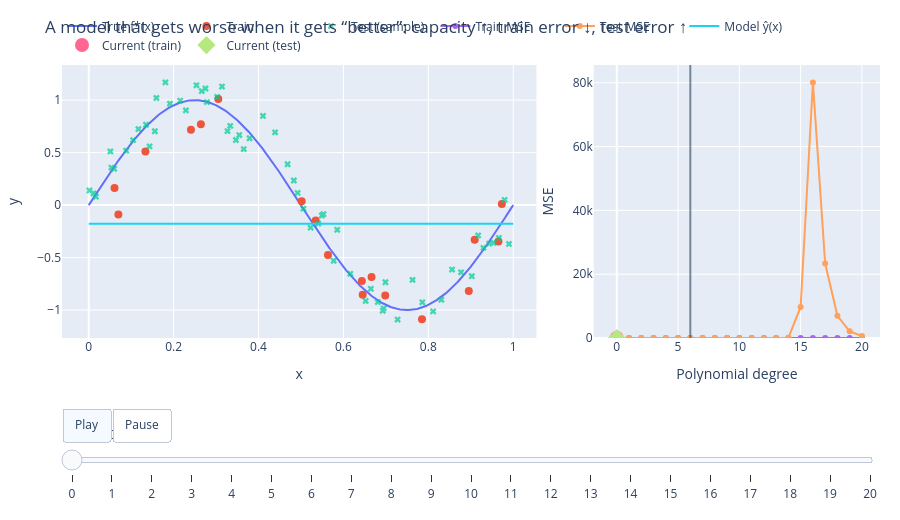

Notebook source saved alongside this figure:
### Code cell
# Animated: "A model that gets worse when it gets 'better'"
# Fixes:
#  1) Train/Test samples NEVER disappear during animation (we only update specific traces by index).
#  2) Play/Pause + slider are placed UNDER the figure (in the bottom margin).

import numpy as np
import plotly.graph_objects as go

# -----------------------------
# 1) Data: fixed train/test split
# -----------------------------
rng = np.random.default_rng(3151)

def f_true(x):
    return np.sin(2*np.pi*x)

n_train, n_test = 18, 250
sigma = 0.18

x_train = np.sort(rng.uniform(0, 1, n_train))
y_train = f_true(x_train) + rng.normal(0, sigma, n_train)

x_test = np.sort(rng.uniform(0, 1, n_test))
y_test = f_true(x_test) + rng.normal(0, sigma, n_test)

x_grid = np.linspace(0, 1, 500)
y_grid_true = f_true(x_grid)

# -----------------------------
# 2) Polynomial regression (least squares)
# -----------------------------
def poly_design(x, deg):
    x = np.asarray(x)
    return np.vstack([x**k for k in range(deg + 1)]).T  # [1, x, x^2, ..., x^deg]

def fit_poly(x, y, deg):
    X = poly_design(x, deg)
    w, *_ = np.linalg.lstsq(X, y, rcond=None)
    return w

def predict_poly(w, x):
    deg = len(w) - 1
    return poly_design(x, deg) @ w

def mse(yhat, y):
    e = yhat - y
    return float(np.mean(e * e))

degrees = list(range(0, 21))

pred_grid = []
train_mse = []
test_mse = []

for d in degrees:
    w = fit_poly(x_train, y_train, d)
    pred_grid.append(predict_poly(w, x_grid))

    train_mse.append(mse(predict_poly(w, x_train), y_train))
    test_mse.append(mse(predict_poly(w, x_test), y_test))

best_test_idx = int(np.argmin(test_mse))
best_test_deg = degrees[best_test_idx]

# -----------------------------
# 3) Build figure with persistent traces + animated traces
#    IMPORTANT: we will update ONLY specific traces by index in frames,
#    so the sample points never disappear.
# -----------------------------

# Persistent (static) traces — these should NEVER change / disappear
true_trace = go.Scatter(
    x=x_grid, y=y_grid_true,
    mode="lines",
    name="True f*(x)",
    hoverinfo="skip",
)

train_pts_trace = go.Scatter(
    x=x_train, y=y_train,
    mode="markers",
    name="Train",
    marker=dict(size=8, symbol="circle"),
)

test_pts_trace = go.Scatter(
    x=x_test[::4], y=y_test[::4],   # visual subsample
    mode="markers",
    name="Test (sample)",
    marker=dict(size=6, symbol="x"),
    opacity=0.7,
)

train_mse_curve = go.Scatter(
    x=degrees, y=train_mse,
    mode="lines+markers",
    name="Train MSE",
    xaxis="x2", yaxis="y2",
)

test_mse_curve = go.Scatter(
    x=degrees, y=test_mse,
    mode="lines+markers",
    name="Test MSE",
    xaxis="x2", yaxis="y2",
)

# Animated traces — these WILL be updated each frame
init_i = 0
init_d = degrees[init_i]

model_curve = go.Scatter(
    x=x_grid, y=pred_grid[init_i],
    mode="lines",
    name="Model ŷ(x)",
)

cur_train_marker = go.Scatter(
    x=[init_d], y=[train_mse[init_i]],
    mode="markers",
    name="Current (train)",
    xaxis="x2", yaxis="y2",
    marker=dict(size=14),
)

cur_test_marker = go.Scatter(
    x=[init_d], y=[test_mse[init_i]],
    mode="markers",
    name="Current (test)",
    xaxis="x2", yaxis="y2",
    marker=dict(size=14, symbol="diamond"),
)

# Assemble in a known order so we can reference indices reliably
traces = [
    true_trace,            # idx 0 (static)
    train_pts_trace,       # idx 1 (static)
    test_pts_trace,        # idx 2 (static)
    train_mse_curve,       # idx 3 (static)
    test_mse_curve,        # idx 4 (static)
    model_curve,           # idx 5 (animated)
    cur_train_marker,      # idx 6 (animated)
    cur_test_marker,       # idx 7 (animated)
]

fig = go.Figure(data=traces)

# Helpful static vertical reference line at best test degree (on the right panel)
fig.add_vline(
    x=best_test_deg,
    xref="x2",
    line_width=2,
    opacity=0.6,
)

# -----------------------------
# 4) Frames: update ONLY traces 5, 6, 7 so points never disappear
# -----------------------------
frames = []
for i, d in enumerate(degrees):
    text = (
        f"<b>Degree = {d}</b><br>"
        f"Train MSE = {train_mse[i]:.4f}<br>"
        f"Test MSE = {test_mse[i]:.4f}"
    )
    if d > best_test_deg:
        text += f"<br><span style='font-size:0.95em'>⚠️ Past best test degree ({best_test_deg})</span>"

    frames.append(
        go.Frame(
            name=str(d),
            data=[
                go.Scatter(x=x_grid, y=pred_grid[i]),          # updates trace idx 5
                go.Scatter(x=[d], y=[train_mse[i]]),           # updates trace idx 6
                go.Scatter(x=[d], y=[test_mse[i]]),            # updates trace idx 7
            ],
            traces=[5, 6, 7],  # <-- key line: only update these traces
            layout=go.Layout(
                annotations=[
                    go.layout.Annotation(
                        x=0.02, y=0.98,
                        xref="paper", yref="paper",
                        xanchor="left", yanchor="top",
                        text=text,
                        showarrow=False,
                        align="left",
                        borderwidth=1,
                    )
                ]
            )
        )
    )

fig.frames = frames

# -----------------------------
# 5) Layout: two panels + controls UNDER the figure
# -----------------------------
fig.update_layout(
    title="A model that gets worse when it gets “better”: capacity ↑, train error ↓, test error ↑",
    height=520,

    # Extra bottom margin so slider + buttons sit under the plotting area
    margin=dict(l=40, r=20, t=60, b=140),

    legend=dict(orientation="h", yanchor="bottom", y=1.02, xanchor="left", x=0),

    # Left panel axes
    xaxis=dict(title="x", domain=[0.0, 0.58]),
    yaxis=dict(title="y", domain=[0.0, 1.0]),

    # Right panel axes
    xaxis2=dict(title="Polynomial degree", domain=[0.65, 1.0], anchor="y2"),
    yaxis2=dict(title="MSE", domain=[0.0, 1.0], anchor="x2", rangemode="tozero"),

    # Play/Pause controls UNDER the figure (in bottom margin)
    updatemenus=[
        dict(
            type="buttons",
            direction="left",
            x=0.0, y=-0.22,           # <- under plot
            xanchor="left", yanchor="top",
            pad=dict(r=10, t=10),
            buttons=[
                dict(
                    label="Play",
                    method="animate",
                    args=[None, dict(
                        frame=dict(duration=450, redraw=True),
                        transition=dict(duration=150),
                        fromcurrent=True,
                        mode="immediate",
                    )],
                ),
                dict(
                    label="Pause",
                    method="animate",
                    args=[[None], dict(
                        frame=dict(duration=0, redraw=False),
                        transition=dict(duration=0),
                        mode="immediate",
                    )],
                ),
            ],
        )
    ],

    # Slider just ABOVE the buttons (still under the plot, inside bottom margin)
    sliders=[
        dict(
            active=0,
            x=0.0, y=-0.20,
            xanchor="left",
            len=1.0,
            currentvalue=dict(prefix="Degree: "),
            pad=dict(t=30, b=10),
            steps=[
                dict(
                    method="animate",
                    args=[[str(d)], dict(
                        frame=dict(duration=0, redraw=True),
                        transition=dict(duration=0),
                        mode="immediate",
                    )],
                    label=str(d),
                )
                for d in degrees
            ],
        )
    ],
)

fig.show()

### Figure 1 — Plotly figure (JSON) as saved in the notebook; plotly's stock layout.template omitted (floating-point values rounded to 4 significant figures; data arrays with more than 128 entries replaced by an {"elided": "..."} marker saying what was removed)
{"data": [{"hoverinfo": "skip", "mode": "lines", "name": "True f*(x)", "x": {"elided": "500 float values"}, "y": {"elided": "500 float values"}, "type": "scatter"}, {"marker": {"size": 8, "symbol": "circle"}, "mode": "markers", "name": "Train", "x": [0.06072, 0.06985, 0.1335, 0.2408, 0.2642, 0.3053, 0.5017, 0.5347, 0.5636, 0.6435, 0.6454, 0.6663, 0.6986, 0.7852, 0.8954, 0.9093, 0.9653, 0.9733], "y": [0.1621, -0.08924, 0.5099, 0.7176, 0.7698, 1.011, 0.03546, -0.1472, -0.4752, -0.7222, -0.8551, -0.6849, -0.8603, -1.088, -0.8177, -0.3294, -0.3462, 0.0105], "type": "scatter"}, {"marker": {"size": 6, "symbol": "x"}, "mode": "markers", "name": "Test (sample)", "opacity": 0.7, "x": [0.001707, 0.01146, 0.01694, 0.05092, 0.05354, 0.05991, 0.08828, 0.1045, 0.1171, 0.1349, 0.1432, 0.1557, 0.1594, 0.1805, 0.1913, 0.2155, 0.2288, 0.2538, 0.2662, 0.2751, 0.2786, 0.3027, 0.314, 0.3269, 0.3334, 0.3468, 0.3546, 0.3652, 0.379, 0.4107, 0.439, 0.4685, 0.4833, 0.4921, 0.5057, 0.5227, 0.5409, 0.5491, 0.553, 0.5771, 0.5854, 0.6164, 0.6524, 0.6646, 0.6811, 0.6927, 0.6951, 0.699, 0.7277, 0.7629, 0.786, 0.8114, 0.8308, 0.856, 0.8773, 0.9025, 0.9174, 0.9298, 0.9436, 0.9537, 0.9664, 0.9797, 0.9901], "y": [0.1396, 0.1125, 0.08001, 0.5108, 0.357, 0.3458, 0.5183, 0.6193, 0.7245, 0.7653, 0.5595, 0.7034, 1.02, 1.169, 0.9663, 0.9946, 0.9019, 1.141, 1.085, 1.111, 0.9812, 1.03, 1.129, 0.705, 0.7547, 0.6199, 0.6671, 0.5335, 0.6366, 0.849, 0.6927, 0.389, 0.2341, 0.1161, -0.03404, -0.215, -0.1767, -0.09909, -0.0868, -0.5304, -0.2352, -0.6545, -0.9132, -0.7973, -0.9239, -1.007, -0.984, -0.7351, -1.09, -0.7127, -0.9261, -1.013, -0.9019, -0.614, -0.6405, -0.6772, -0.2891, -0.408, -0.3668, -0.3587, -0.3125, 0.05013, -0.3702], "type": "scatter"}, {"mode": "lines+markers", "name": "Train MSE", "x": [0, 1, 2, 3, 4, 5, 6, 7, 8, 9, 10, 11, 12, 13, 14, 15, 16, 17, 18, 19, 20], "xaxis": "x2", "y": [0.3693, 0.2148, 0.2052, 0.01843, 0.01841, 0.01637, 0.01618, 0.01618, 0.01503, 0.01395, 0.007951, 0.007825, 0.005158, 0.00294, 0.002156, 0.0007437, 0.000579, 0.0005782, 0.0005775, 0.0005769, 0.0005764], "yaxis": "y2", "type": "scatter"}, {"mode": "lines+markers", "name": "Test MSE", "x": [0, 1, 2, 3, 4, 5, 6, 7, 8, 9, 10, 11, 12, 13, 14, 15, 16, 17, 18, 19, 20], "xaxis": "x2", "y": [0.5817, 0.278, 0.2886, 0.07824, 0.07726, 0.06167, 0.05944, 0.05976, 0.226, 0.1036, 5.006, 3.783, 24.88, 13.44, 39.44, 9739.0, 80110.0, 23320.0, 6963.0, 2101.0, 634.2], "yaxis": "y2", "type": "scatter"}, {"mode": "lines", "name": "Model ŷ(x)", "x": {"elided": "500 float values"}, "y": {"elided": "500 float values"}, "type": "scatter"}, {"marker": {"size": 14}, "mode": "markers", "name": "Current (train)", "x": [0], "xaxis": "x2", "y": [0.3693], "yaxis": "y2", "type": "scatter"}, {"marker": {"size": 14, "symbol": "diamond"}, "mode": "markers", "name": "Current (test)", "x": [0], "xaxis": "x2", "y": [0.5817], "yaxis": "y2", "type": "scatter"}], "layout": {"shapes": [{"line": {"width": 2}, "opacity": 0.6, "type": "line", "x0": 6, "x1": 6, "xref": "x2", "y0": 0, "y1": 1, "yref": "y domain"}], "margin": {"l": 40, "r": 20, "t": 60, "b": 140}, "legend": {"orientation": "h", "yanchor": "bottom", "y": 1.02, "xanchor": "left", "x": 0}, "xaxis": {"title": {"text": "x"}, "domain": [0.0, 0.58]}, "yaxis": {"title": {"text": "y"}, "domain": [0.0, 1.0]}, "xaxis2": {"title": {"text": "Polynomial degree"}, "domain": [0.65, 1.0], "anchor": "y2"}, "yaxis2": {"title": {"text": "MSE"}, "domain": [0.0, 1.0], "anchor": "x2", "rangemode": "tozero"}, "title": {"text": "A model that gets worse when it gets “better”: capacity ↑, train error ↓, test error ↑"}, "height": 520, "updatemenus": [{"buttons": [{"args": [null, {"frame": {"duration": 450, "redraw": true}, "transition": {"duration": 150}, "fromcurrent": true, "mode": "immediate"}], "label": "Play", "method": "animate"}, {"args": [[null], {"frame": {"duration": 0, "redraw": false}, "transition": {"duration": 0}, "mode": "immediate"}], "label": "Pause", "method": "animate"}], "direction": "left", "pad": {"r": 10, "t": 10}, "type": "buttons", "x": 0.0, "xanchor": "left", "y": -0.22, "yanchor": "top"}], "sliders": [{"active": 0, "currentvalue": {"prefix": "Degree: "}, "len": 1.0, "pad": {"b": 10, "t": 30}, "steps": [{"args": [["0"], {"frame": {"duration": 0, "redraw": true}, "transition": {"duration": 0}, "mode": "immediate"}], "label": "0", "method": "animate"}, {"args": [["1"], {"frame": {"duration": 0, "redraw": true}, "transition": {"duration": 0}, "mode": "immediate"}], "label": "1", "method": "animate"}, {"args": [["2"], {"frame": {"duration": 0, "redraw": true}, "transition": {"duration": 0}, "mode": "immediate"}], "label": "2", "method": "animate"}, {"args": [["3"], {"frame": {"duration": 0, "redraw": true}, "transition": {"duration": 0}, "mode": "immediate"}], "label": "3", "method": "animate"}, {"args": [["4"], {"frame": {"duration": 0, "redraw": true}, "transition": {"duration": 0}, "mode": "immediate"}], "label": "4", "method": "animate"}, {"args": [["5"], {"frame": {"duration": 0, "redraw": true}, "transition": {"duration": 0}, "mode": "immediate"}], "label": "5", "method": "animate"}, {"args": [["6"], {"frame": {"duration": 0, "redraw": true}, "transition": {"duration": 0}, "mode": "immediate"}], "label": "6", "method": "animate"}, {"args": [["7"], {"frame": {"duration": 0, "redraw": true}, "transition": {"duration": 0}, "mode": "immediate"}], "label": "7", "method": "animate"}, {"args": [["8"], {"frame": {"duration": 0, "redraw": true}, "transition": {"duration": 0}, "mode": "immediate"}], "label": "8", "method": "animate"}, {"args": [["9"], {"frame": {"duration": 0, "redraw": true}, "transition": {"duration": 0}, "mode": "immediate"}], "label": "9", "method": "animate"}, {"args": [["10"], {"frame": {"duration": 0, "redraw": true}, "transition": {"duration": 0}, "mode": "immediate"}], "label": "10", "method": "animate"}, {"args": [["11"], {"frame": {"duration": 0, "redraw": true}, "transition": {"duration": 0}, "mode": "immediate"}], "label": "11", "method": "animate"}, {"args": [["12"], {"frame": {"duration": 0, "redraw": true}, "transition": {"duration": 0}, "mode": "immediate"}], "label": "12", "method": "animate"}, {"args": [["13"], {"frame": {"duration": 0, "redraw": true}, "transition": {"duration": 0}, "mode": "immediate"}], "label": "13", "method": "animate"}, {"args": [["14"], {"frame": {"duration": 0, "redraw": true}, "transition": {"duration": 0}, "mode": "immediate"}], "label": "14", "method": "animate"}, {"args": [["15"], {"frame": {"duration": 0, "redraw": true}, "transition": {"duration": 0}, "mode": "immediate"}], "label": "15", "method": "animate"}, {"args": [["16"], {"frame": {"duration": 0, "redraw": true}, "transition": {"duration": 0}, "mode": "immediate"}], "label": "16", "method": "animate"}, {"args": [["17"], {"frame": {"duration": 0, "redraw": true}, "transition": {"duration": 0}, "mode": "immediate"}], "label": "17", "method": "animate"}, {"args": [["18"], {"frame": {"duration": 0, "redraw": true}, "transition": {"duration": 0}, "mode": "immediate"}], "label": "18", "method": "animate"}, {"args": [["19"], {"frame": {"duration": 0, "redraw": true}, "transition": {"duration": 0}, "mode": "immediate"}], "label": "19", "method": "animate"}, {"args": [["20"], {"frame": {"duration": 0, "redraw": true}, "transition": {"duration": 0}, "mode": "immediate"}], "label": "20", "method": "animate"}], "x": 0.0, "xanchor": "left", "y": -0.2}]}}
